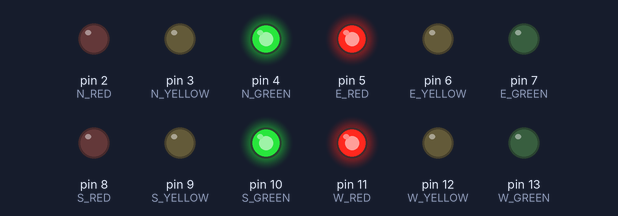
Simulated run of this sketch. Board: Arduino Uno, built with avr-gcc and run on an emulated ATmega328P. Parts: output pins drawn as LEDs (lit = HIGH).

Above: at 2.5 s.
At 6.0 s:
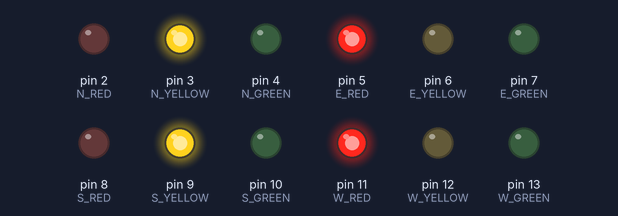
At 9.5 s:
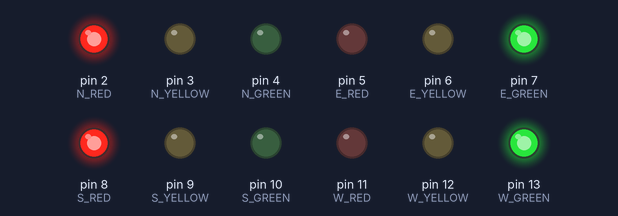
At 13.0 s:
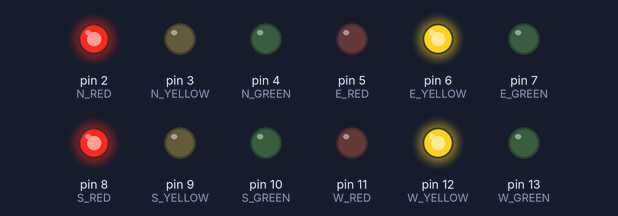
Timing chart, 0 to 18.2 s (numbered marks = the images above):
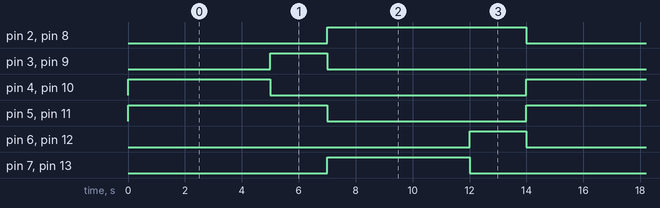

The sketch:

traffic_light.ino
```cpp
//Trafic Light System

// North
#define N_RED    2
#define N_YELLOW 3
#define N_GREEN  4

// East
#define E_RED    5
#define E_YELLOW 6
#define E_GREEN  7

// South
#define S_RED    8
#define S_YELLOW 9
#define S_GREEN  10

// West
#define W_RED    11
#define W_YELLOW 12
#define W_GREEN  13

void setup() {
  for(int pin = 2; pin <= 13; pin++) {
    pinMode(pin, OUTPUT);
  }
}

void loop() {

  // Phase 1: North & South Green
  digitalWrite(N_GREEN, HIGH);
  digitalWrite(S_GREEN, HIGH);

  digitalWrite(E_RED, HIGH);
  digitalWrite(W_RED, HIGH);

  digitalWrite(N_RED, LOW);
  digitalWrite(S_RED, LOW);

  delay(5000);

  // Phase 2: North & South Yellow
  digitalWrite(N_GREEN, LOW);
  digitalWrite(S_GREEN, LOW);

  digitalWrite(N_YELLOW, HIGH);
  digitalWrite(S_YELLOW, HIGH);

  delay(2000);

  digitalWrite(N_YELLOW, LOW);
  digitalWrite(S_YELLOW, LOW);

  digitalWrite(N_RED, HIGH);
  digitalWrite(S_RED, HIGH);

  // Phase 3: East & West Green
  digitalWrite(E_RED, LOW);
  digitalWrite(W_RED, LOW);

  digitalWrite(E_GREEN, HIGH);
  digitalWrite(W_GREEN, HIGH);

  delay(5000);

  // Phase 4: East & West Yellow
  digitalWrite(E_GREEN, LOW);
  digitalWrite(W_GREEN, LOW);

  digitalWrite(E_YELLOW, HIGH);
  digitalWrite(W_YELLOW, HIGH);

  delay(2000);

  digitalWrite(E_YELLOW, LOW);
  digitalWrite(W_YELLOW, LOW);

  digitalWrite(E_RED, HIGH);
  digitalWrite(W_RED, HIGH);
}
```

Measured:
- by itself, pin 2 (N_RED), pin 5 (E_RED), pin 8 (S_RED), pin 11 (W_RED): alternates HIGH for 7.0 s and LOW for 7.0 s
- by itself, pin 3 (N_YELLOW), pin 6 (E_YELLOW), pin 9 (S_YELLOW), pin 12 (W_YELLOW): alternates HIGH for 2.0 s and LOW for 12.0 s
- by itself, pin 4 (N_GREEN), pin 7 (E_GREEN), pin 10 (S_GREEN), pin 13 (W_GREEN): alternates HIGH for 5.0 s and LOW for 9.0 s
